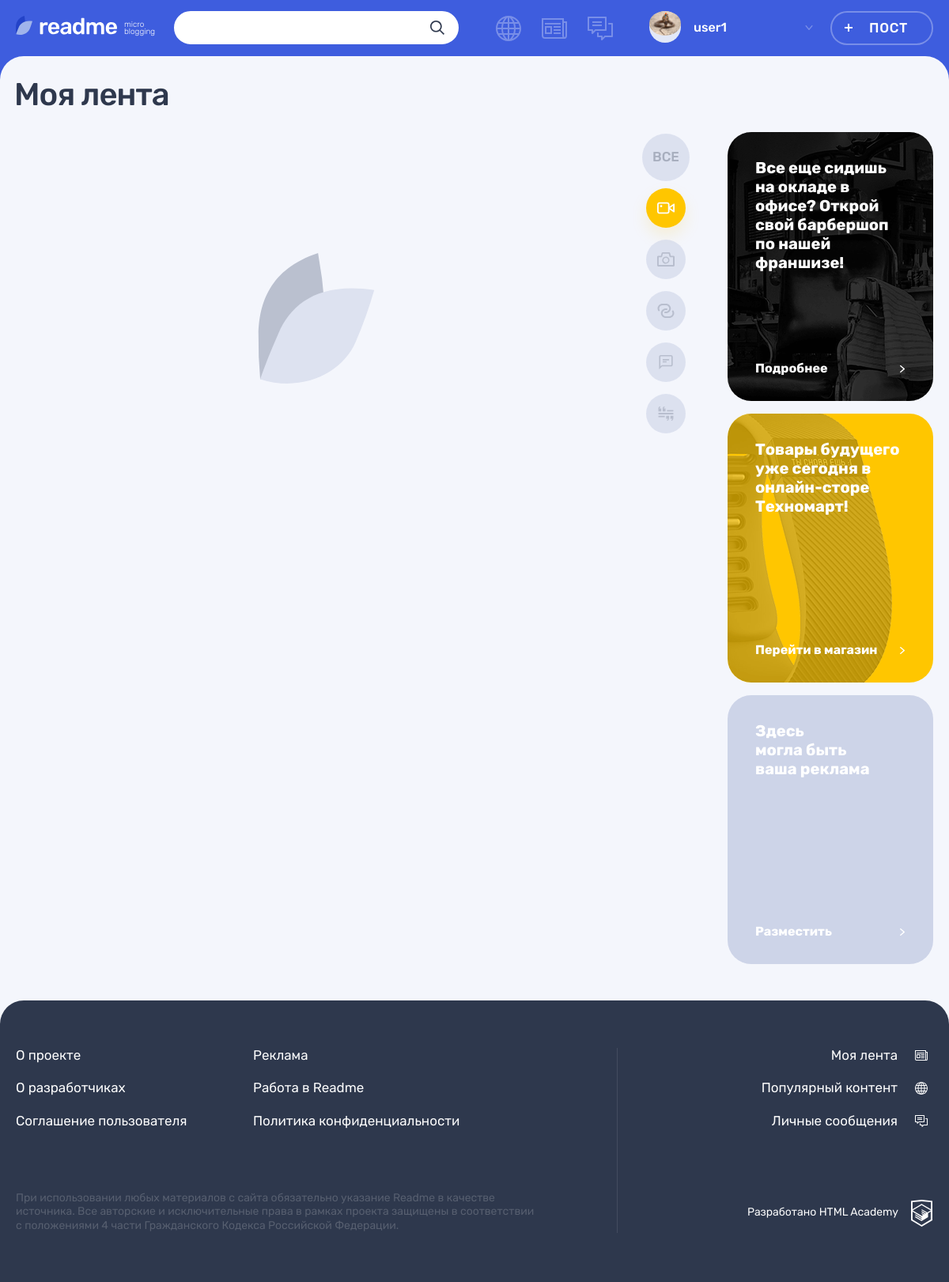
The app's page /feed.php?con=video (signed in), older data.
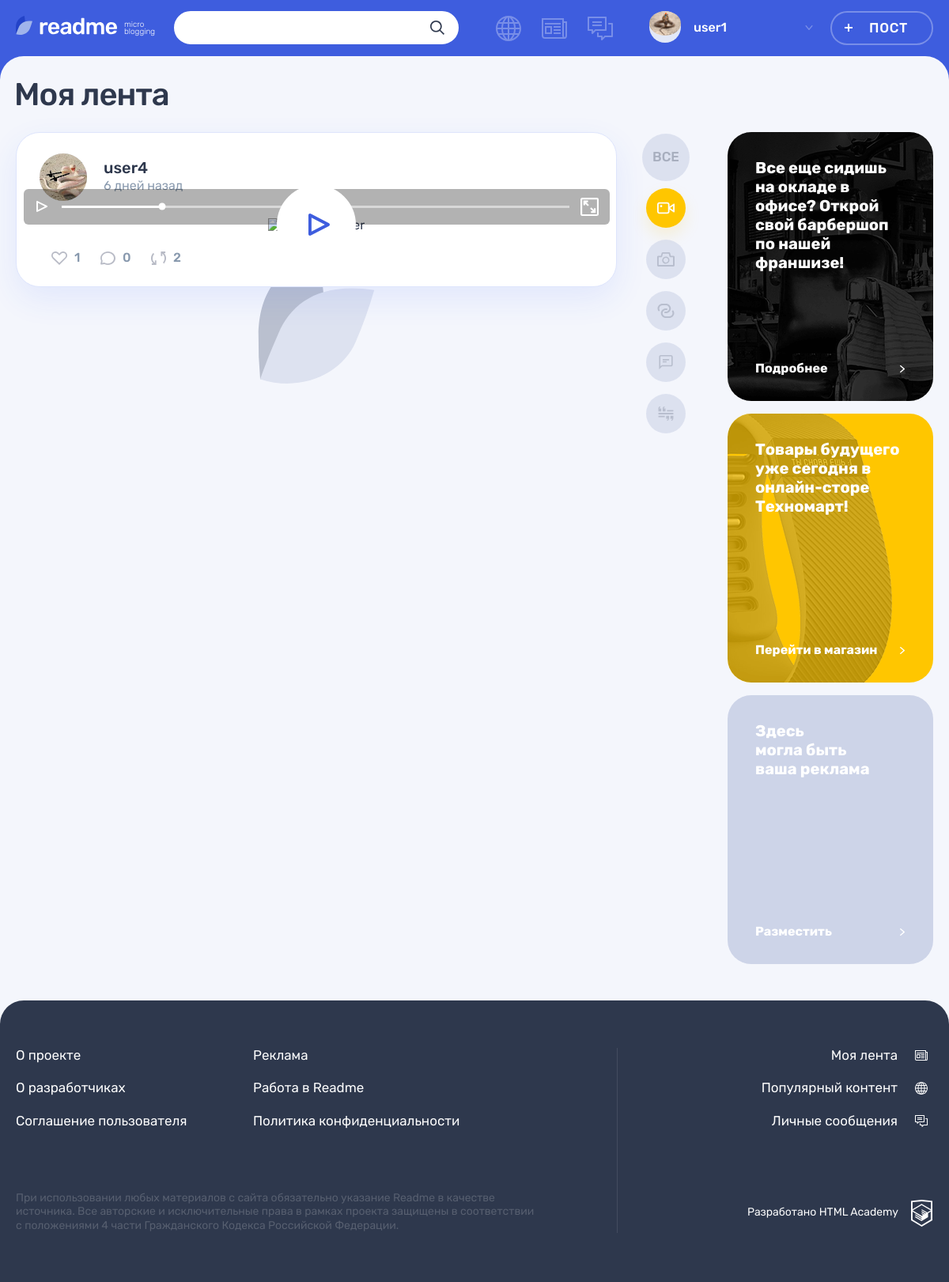
The same page, newer data.
### tables this page shows
CREATE TABLE `content_type` (
  `class_name` varchar(145) NOT NULL,
  `name` varchar(145) NOT NULL
);

CREATE TABLE `posts` (
  `id` int NOT NULL,
  `date_created` datetime NOT NULL DEFAULT CURRENT_TIMESTAMP,
  `title` varchar(245) NOT NULL,
  `content` varchar(1024) NOT NULL,
  `views` int NOT NULL DEFAULT '0',
  `author` int NOT NULL,
  `content_type` varchar(145) NOT NULL,
  `quote_author` varchar(245) DEFAULT NULL,
  `repost` tinyint(1) NOT NULL DEFAULT '0',
  `original_author` int DEFAULT NULL COMMENT 'Only if the post is a repost',
  `original_post_id` int DEFAULT NULL COMMENT 'Only if post is a repost'
);

CREATE TABLE `users` (
  `id` int NOT NULL,
  `login` varchar(64) NOT NULL,
  `password` varchar(245) NOT NULL,
  `email` varchar(100) NOT NULL,
  `reg_date` datetime NOT NULL DEFAULT CURRENT_TIMESTAMP,
  `profile_pic` varchar(245) DEFAULT NULL
);

### core/helpers.php (called while the page is built, shortened)
<?php
function include_template($name, array $data = [])
{
    $name = 'templates/' . $name;
    extract($data);
    require $name;
    $result = ob_get_clean();
    return $result;
}
function ago($date){
    $minute = 60;
    $hour = 3600;
    $day = 86400;
    $week = 86400 * 7;
    $month = 31536000 / 12;
    $year = 31536000;
    $dif = time() - strtotime($date);
    if($dif < $minute){
        return "совсем недавно";
    } elseif($dif < $week){
        $dif = intval($dif/$day);
        if($dif == 1){
            return "1 день";
        } elseif($dif < 5){
            return $dif." дня";
        } else{
            return $dif." дней";
        }
    }
}

### templates/pages/feed-template.php (the view, shortened to what the changed rows need)
<main class="page__main page__main--feed">
      <div class="container">
        <h1 class="page__title page__title--feed">Моя лента</h1>
      </div>
      <div class="page__main-wrapper container">
        <section class="feed">
          <div class="feed__main-wrapper">
            <div class="feed__wrapper">
            <?php foreach($posts as $post):
                  $postDisplay = include_template("post-on-page-template.php", [
                      'post' => $post,
                      'page' => $page
                  ]);
                  print($postDisplay);
              endforeach;?>
            </div>
          </div>
          <ul class="feed__filters filters">
            <?php foreach($cats as $cat): ?>
              <li class="popular__filters-item filters__item">
                  <a class="filters__button filters__button--<?=$cat['class_name']?> filters__button<?=$pageCat == $cat['class_name']?'--active': ''?>"
                      href="feed.php?con=<?=$cat['class_name']?>">
                      <svg class="filters__icon" width="22" height="18">
                          <use xlink:href="#icon-filter-<?=$cat['class_name']?>"></use>
                      </svg>
                  </a>
              </li>
            <?php endforeach; ?>
          </ul>
        </section>
      </div>
    </main>

### templates/post-on-page-template.php (shortened to what the changed rows need)
<article class="<?=$page?>__post post post-<?=$post['content_type']?>">
    <?php switch($page):
        case('popular'):?>
        <? break;
        default: ?>
            <?if(!$post['repost']):?>
                <header class="post__header post__author">
                    <a class="post__author-link" href="profile.php?id=<?=$post['author']?>&par=posts" title="Автор">
                        <div class="post__avatar-wrapper">
                            <img class="post__author-avatar" src="<?=$post['profile_pic']?>" alt="Аватар пользователя" width="60" height="60">
                        </div>
                        <div class="post__info">
                            <b class="post__author-name"><?=$post['login']?></b>
                            <span class="post__time"><?=ago($post['date_created'])?> назад</span>
                        </div>
                    </a>
                </header>
            <?php endif;?>
        <?php break;
    endswitch;?>
    <div class="post__main">
        <?php switch($post['content_type']):
            case('quote'):?>
            <?php case('video'):?>
                <div class="post-video__block">
                    <div class="post-video__preview">
                    </div>
                    <?php if($page != 'popular'):?>
                        <div class="post-video__control">
                            <button class="post-video__play post-video__play--paused button button--video" >
                            </button>
                            <div class="post-video__scale-wrapper">
                                <div class="post-video__scale">
                                    <div class="post-video__bar">
                                        <div class="post-video__toggle">
                                        </div>
                                    </div>
                                </div>
                            </div>
                            <button class="post-video__fullscreen post-video__fullscreen--inactive button button--video" type="button">
                            </button>
                        </div>
                    <?php endif;?>
                    <a class="post-video__play-big button" href="<?=$post['content']?>">
                        <svg class="post-video__play-big-icon" width="27" height="28">
                            <use xlink:href="#icon-video-play-big"></use>
                        </svg>
                    </a>
                </div>
            <?php break;
            case('text'):?>
        <?php endswitch;?>
    </div>
    <footer class="post__footer">
            <div class="post__indicators">
                <div class="post__buttons">
                    <form action="add-like.php">
                        <button class="post__indicator post__indicator--likes button" type="submit">
                            <svg class="post__indicator-icon" width="20" height="17">
                                <use xlink:href="#icon-heart"></use>
                            </svg>
                            <span><?=$post['likes_num']?></span>
                        </button>
                    </form>
                    <form action="post-details.php?id=<?=$post['id']?>">
                        <button class="post__indicator post__indicator--comments button" title="Комментарии">
                            <svg class="post__indicator-icon" width="19" height="17">
                                <use xlink:href="#icon-comment"></use>
                            </svg>
                            <span><?=$post['comments_num']?></span>
                        </button>
                    </form>
                    <form action="repost.php">
                        <button class="post__indicator post__indicator--repost button" type="submit"title="Репост">
                        <svg class="post__indicator-icon" width="19" height="17">
                            <use xlink:href="#icon-repost"></use>
                        </svg>
                        <span><?=$post['repost_num']?></span>
                        </button>
                    </form>
                </div>
            </div>
    </footer>
</article>

Row changes from the older to the newer data that the page shows:
added posts: repost 0 (drawn), author.profile_pic (picture), author.login "user4", date_created "6 дней", likes_num "1", comments_num "0", repost_num "2"
